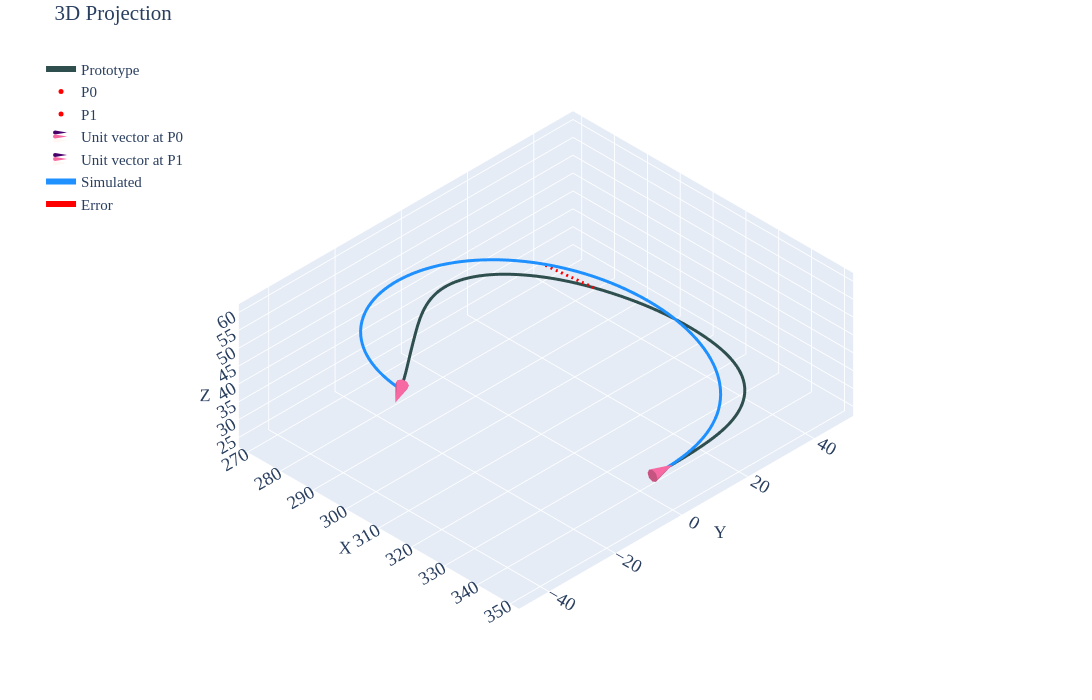

The code cell stored with this chart in its notebook:
### Code cell
df=pd.read_csv('../data/2810/p2-case1.csv')
prt=df.iloc[10:,2:].reset_index(drop=True)
p0=df.iloc[5,2:].values.astype(float)   
p1=df.iloc[6,2:].values.astype(float)   
u0=df.iloc[8,2:].values.astype(float)*df.iloc[2,1]   
u1=df.iloc[9,2:].values.astype(float)*df.iloc[3,1]   
siml=pd.DataFrame(final_rod_position.T,columns=['X','Y','Z'])
fig=utils.plotter(prt.values,p0,p1,u0,u1,x_label='Prototype',spl1=siml.values,spl1_label='Simulated',cne=6,intr='d') 
a=df.iloc[59,2:] 
b=siml.iloc[50] 
fig.add_trace(go.Scatter3d(x=[a[0],b[0]],y=[a[1],b[1]],z=[a[2],b[2]],mode='lines',name='Error',line=dict(color='red',width=6,dash='longdash'))) 
fig.show()
pio.write_html(fig,'html/p2-case1.html')
siml.to_csv('data/p2-case1.csv',index=False)
